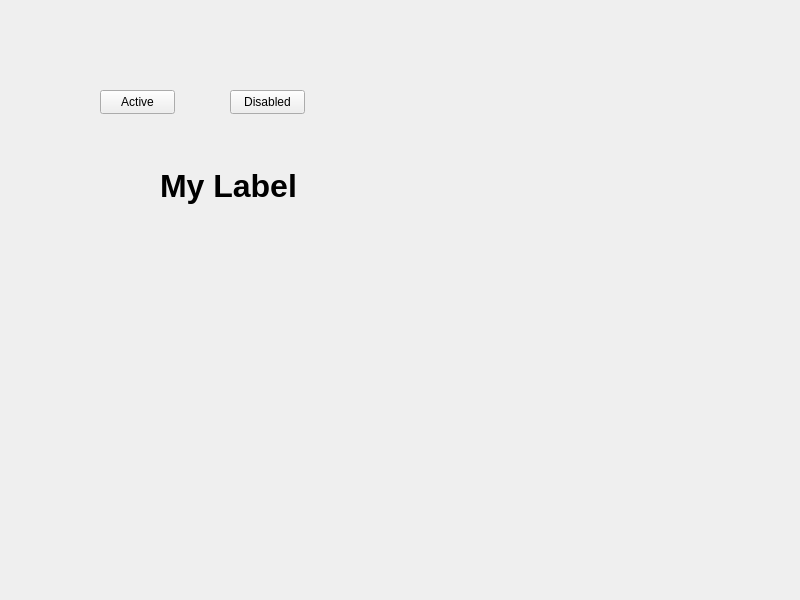
<?xml version="1.0" encoding="UTF-8"?>
<ui version="4.0">
 <class>Widget</class>
 <widget class="QWidget" name="Widget">
  <property name="geometry">
   <rect>
    <x>0</x>
    <y>0</y>
    <width>800</width>
    <height>600</height>
   </rect>
  </property>
  <property name="windowTitle">
   <string>Widget</string>
  </property>
  <widget class="QPushButton" name="activeButton">
   <property name="geometry">
    <rect>
     <x>100</x>
     <y>90</y>
     <width>75</width>
     <height>24</height>
    </rect>
   </property>
   <property name="text">
    <string>Active</string>
   </property>
  </widget>
  <widget class="QPushButton" name="disabledButton">
   <property name="enabled">
    <bool>true</bool>
   </property>
   <property name="geometry">
    <rect>
     <x>230</x>
     <y>90</y>
     <width>75</width>
     <height>24</height>
    </rect>
   </property>
   <property name="text">
    <string>Disabled</string>
   </property>
  </widget>
  <widget class="QLabel" name="label">
   <property name="geometry">
    <rect>
     <x>160</x>
     <y>160</y>
     <width>171</width>
     <height>51</height>
    </rect>
   </property>
   <property name="font">
    <font>
     <pointsize>24</pointsize>
     <bold>true</bold>
    </font>
   </property>
   <property name="text">
    <string>My Label</string>
   </property>
  </widget>
 </widget>
 <resources/>
 <connections/>
</ui>
